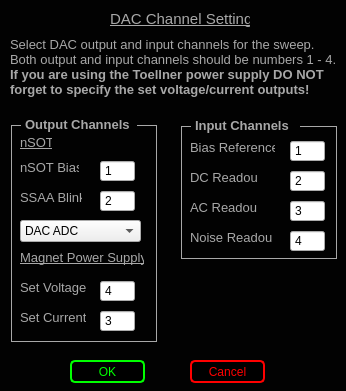
<?xml version="1.0" encoding="UTF-8"?>
<ui version="4.0">
 <class>Dialog</class>
 <widget class="QDialog" name="Dialog">
  <property name="geometry">
   <rect>
    <x>0</x>
    <y>0</y>
    <width>346</width>
    <height>391</height>
   </rect>
  </property>
  <property name="windowTitle">
   <string>DAC Channels</string>
  </property>
  <property name="styleSheet">
   <string notr="true">#Dialog{background-color: rgb(2, 2, 2);}</string>
  </property>
  <widget class="QLabel" name="label">
   <property name="geometry">
    <rect>
     <x>20</x>
     <y>160</y>
     <width>59</width>
     <height>16</height>
    </rect>
   </property>
   <property name="text">
    <string>&lt;html&gt;&lt;head/&gt;&lt;body&gt;&lt;p&gt;&lt;span style=&quot; font-size:10pt; color:#a8a8a8;&quot;&gt;nSOT Bias&lt;/span&gt;&lt;/p&gt;&lt;/body&gt;&lt;/html&gt;</string>
   </property>
  </widget>
  <widget class="QLabel" name="label_2">
   <property name="geometry">
    <rect>
     <x>190</x>
     <y>140</y>
     <width>85</width>
     <height>16</height>
    </rect>
   </property>
   <property name="text">
    <string>&lt;html&gt;&lt;head/&gt;&lt;body&gt;&lt;p&gt;&lt;span style=&quot; font-size:10pt; color:#a8a8a8;&quot;&gt;Bias Reference&lt;/span&gt;&lt;/p&gt;&lt;/body&gt;&lt;/html&gt;</string>
   </property>
  </widget>
  <widget class="QLabel" name="label_3">
   <property name="geometry">
    <rect>
     <x>190</x>
     <y>170</y>
     <width>67</width>
     <height>16</height>
    </rect>
   </property>
   <property name="text">
    <string>&lt;html&gt;&lt;head/&gt;&lt;body&gt;&lt;p&gt;&lt;span style=&quot; font-size:10pt; color:#a8a8a8;&quot;&gt;DC Readout&lt;/span&gt;&lt;/p&gt;&lt;/body&gt;&lt;/html&gt;</string>
   </property>
  </widget>
  <widget class="QLabel" name="label_4">
   <property name="geometry">
    <rect>
     <x>190</x>
     <y>200</y>
     <width>67</width>
     <height>16</height>
    </rect>
   </property>
   <property name="text">
    <string>&lt;html&gt;&lt;head/&gt;&lt;body&gt;&lt;p&gt;&lt;span style=&quot; font-size:10pt; color:#a8a8a8;&quot;&gt;AC Readout&lt;/span&gt;&lt;/p&gt;&lt;/body&gt;&lt;/html&gt;</string>
   </property>
  </widget>
  <widget class="QLabel" name="label_5">
   <property name="geometry">
    <rect>
     <x>190</x>
     <y>230</y>
     <width>82</width>
     <height>16</height>
    </rect>
   </property>
   <property name="text">
    <string>&lt;html&gt;&lt;head/&gt;&lt;body&gt;&lt;p&gt;&lt;span style=&quot; font-size:10pt; color:#a8a8a8;&quot;&gt;Noise Readout&lt;/span&gt;&lt;/p&gt;&lt;/body&gt;&lt;/html&gt;</string>
   </property>
  </widget>
  <widget class="QLabel" name="label_6">
   <property name="geometry">
    <rect>
     <x>20</x>
     <y>190</y>
     <width>62</width>
     <height>16</height>
    </rect>
   </property>
   <property name="text">
    <string>&lt;html&gt;&lt;head/&gt;&lt;body&gt;&lt;p&gt;&lt;span style=&quot; font-size:10pt; color:#a8a8a8;&quot;&gt;SSAA Blink&lt;/span&gt;&lt;/p&gt;&lt;/body&gt;&lt;/html&gt;</string>
   </property>
  </widget>
  <widget class="QLabel" name="label_7">
   <property name="geometry">
    <rect>
     <x>25</x>
     <y>117</y>
     <width>107</width>
     <height>16</height>
    </rect>
   </property>
   <property name="text">
    <string>&lt;html&gt;&lt;head/&gt;&lt;body&gt;&lt;p&gt;&lt;span style=&quot; font-size:10pt; font-weight:600; color:#a8a8a8;&quot;&gt;Output Channels&lt;/span&gt;&lt;/p&gt;&lt;/body&gt;&lt;/html&gt;</string>
   </property>
  </widget>
  <widget class="QLabel" name="label_8">
   <property name="geometry">
    <rect>
     <x>195</x>
     <y>117</y>
     <width>112</width>
     <height>18</height>
    </rect>
   </property>
   <property name="text">
    <string>&lt;html&gt;&lt;head/&gt;&lt;body&gt;&lt;p&gt;&lt;span style=&quot; font-size:10pt; font-weight:600; color:#a8a8a8;&quot;&gt;Input Channels&lt;/span&gt;&lt;/p&gt;&lt;/body&gt;&lt;/html&gt;</string>
   </property>
  </widget>
  <widget class="QPushButton" name="okDAC">
   <property name="geometry">
    <rect>
     <x>70</x>
     <y>360</y>
     <width>75</width>
     <height>23</height>
    </rect>
   </property>
   <property name="styleSheet">
    <string notr="true">QPushButton:pressed#okDAC{
color: rgb(95,107,166);
background-color:rgb(168,168,168);
border: 1px solid rgb(95,107,166);
border-radius: 5px
}

QPushButton#okDAC{
color: rgb(0,255,0);
background-color:rgb(0,0,0);
border: 2px solid rgb(0,255,0);
border-radius: 5px
}</string>
   </property>
   <property name="text">
    <string>OK</string>
   </property>
  </widget>
  <widget class="QPushButton" name="cancelDAC">
   <property name="geometry">
    <rect>
     <x>190</x>
     <y>360</y>
     <width>75</width>
     <height>23</height>
    </rect>
   </property>
   <property name="styleSheet">
    <string notr="true">QPushButton:pressed#cancelDAC{
color: rgb(95,107,166);
background-color:rgb(168,168,168);
border: 1px solid rgb(95,107,166);
border-radius: 5px
}

QPushButton#cancelDAC{
color: rgb(255,0, 0);
background-color:rgb(0,0,0);
border: 2px solid  rgb(255,0, 0);
border-radius: 5px
}</string>
   </property>
   <property name="text">
    <string>Cancel</string>
   </property>
  </widget>
  <widget class="QLabel" name="label_9">
   <property name="geometry">
    <rect>
     <x>10</x>
     <y>35</y>
     <width>330</width>
     <height>64</height>
    </rect>
   </property>
   <property name="text">
    <string>&lt;html&gt;&lt;head/&gt;&lt;body&gt;&lt;p align=&quot;justify&quot;&gt;&lt;span style=&quot; font-size:10pt; color:#a8a8a8;&quot;&gt;Select DAC output and input channels for the sweep. &lt;br/&gt;Both output and input channels should be numbers 1 - 4.&lt;br/&gt;&lt;/span&gt;&lt;span style=&quot; font-size:10pt; font-weight:600; color:#a8a8a8;&quot;&gt;If you are using the Toellner power supply DO NOT&lt;br/&gt;forget to specify the set voltage/current outputs!&lt;/span&gt;&lt;/p&gt;&lt;/body&gt;&lt;/html&gt;</string>
   </property>
  </widget>
  <widget class="QLabel" name="label_10">
   <property name="geometry">
    <rect>
     <x>110</x>
     <y>10</y>
     <width>140</width>
     <height>18</height>
    </rect>
   </property>
   <property name="text">
    <string>&lt;html&gt;&lt;head/&gt;&lt;body&gt;&lt;p&gt;&lt;span style=&quot; font-size:11pt; text-decoration: underline; color:#a8a8a8;&quot;&gt;DAC Channel Settings&lt;/span&gt;&lt;/p&gt;&lt;/body&gt;&lt;/html&gt;</string>
   </property>
  </widget>
  <widget class="QLabel" name="label_11">
   <property name="geometry">
    <rect>
     <x>20</x>
     <y>250</y>
     <width>124</width>
     <height>16</height>
    </rect>
   </property>
   <property name="text">
    <string>&lt;html&gt;&lt;head/&gt;&lt;body&gt;&lt;p&gt;&lt;span style=&quot; font-size:10pt; text-decoration: underline; color:#a8a8a8;&quot;&gt;Magnet Power Supply&lt;/span&gt;&lt;/p&gt;&lt;/body&gt;&lt;/html&gt;</string>
   </property>
  </widget>
  <widget class="QLabel" name="label_12">
   <property name="geometry">
    <rect>
     <x>20</x>
     <y>135</y>
     <width>32</width>
     <height>16</height>
    </rect>
   </property>
   <property name="text">
    <string>&lt;html&gt;&lt;head/&gt;&lt;body&gt;&lt;p&gt;&lt;span style=&quot; font-size:10pt; text-decoration: underline; color:#a8a8a8;&quot;&gt;nSOT&lt;/span&gt;&lt;/p&gt;&lt;/body&gt;&lt;/html&gt;</string>
   </property>
  </widget>
  <widget class="QLabel" name="label_13">
   <property name="geometry">
    <rect>
     <x>20</x>
     <y>310</y>
     <width>66</width>
     <height>16</height>
    </rect>
   </property>
   <property name="text">
    <string>&lt;html&gt;&lt;head/&gt;&lt;body&gt;&lt;p&gt;&lt;span style=&quot; font-size:10pt; color:#a8a8a8;&quot;&gt;Set Current&lt;/span&gt;&lt;/p&gt;&lt;/body&gt;&lt;/html&gt;</string>
   </property>
  </widget>
  <widget class="QLabel" name="label_14">
   <property name="geometry">
    <rect>
     <x>20</x>
     <y>280</y>
     <width>66</width>
     <height>16</height>
    </rect>
   </property>
   <property name="text">
    <string>&lt;html&gt;&lt;head/&gt;&lt;body&gt;&lt;p&gt;&lt;span style=&quot; font-size:10pt; color:#a8a8a8;&quot;&gt;Set Voltage&lt;/span&gt;&lt;/p&gt;&lt;/body&gt;&lt;/html&gt;</string>
   </property>
  </widget>
  <widget class="QSpinBox" name="biasOutChannel">
   <property name="geometry">
    <rect>
     <x>100</x>
     <y>160</y>
     <width>35</width>
     <height>22</height>
    </rect>
   </property>
   <property name="alignment">
    <set>Qt::AlignLeading|Qt::AlignLeft|Qt::AlignVCenter</set>
   </property>
   <property name="buttonSymbols">
    <enum>QAbstractSpinBox::NoButtons</enum>
   </property>
   <property name="minimum">
    <number>1</number>
   </property>
   <property name="maximum">
    <number>4</number>
   </property>
  </widget>
  <widget class="QSpinBox" name="blinkOutChannel">
   <property name="geometry">
    <rect>
     <x>100</x>
     <y>190</y>
     <width>35</width>
     <height>22</height>
    </rect>
   </property>
   <property name="buttonSymbols">
    <enum>QAbstractSpinBox::NoButtons</enum>
   </property>
   <property name="minimum">
    <number>1</number>
   </property>
   <property name="maximum">
    <number>4</number>
   </property>
   <property name="value">
    <number>2</number>
   </property>
  </widget>
  <widget class="QSpinBox" name="currentOutChannel">
   <property name="geometry">
    <rect>
     <x>100</x>
     <y>310</y>
     <width>35</width>
     <height>22</height>
    </rect>
   </property>
   <property name="buttonSymbols">
    <enum>QAbstractSpinBox::NoButtons</enum>
   </property>
   <property name="minimum">
    <number>1</number>
   </property>
   <property name="maximum">
    <number>4</number>
   </property>
   <property name="value">
    <number>3</number>
   </property>
  </widget>
  <widget class="QSpinBox" name="voltsOutChannel">
   <property name="geometry">
    <rect>
     <x>100</x>
     <y>280</y>
     <width>35</width>
     <height>22</height>
    </rect>
   </property>
   <property name="buttonSymbols">
    <enum>QAbstractSpinBox::NoButtons</enum>
   </property>
   <property name="minimum">
    <number>1</number>
   </property>
   <property name="maximum">
    <number>4</number>
   </property>
   <property name="value">
    <number>4</number>
   </property>
  </widget>
  <widget class="QSpinBox" name="biasInChannel">
   <property name="geometry">
    <rect>
     <x>290</x>
     <y>140</y>
     <width>35</width>
     <height>22</height>
    </rect>
   </property>
   <property name="alignment">
    <set>Qt::AlignLeading|Qt::AlignLeft|Qt::AlignVCenter</set>
   </property>
   <property name="buttonSymbols">
    <enum>QAbstractSpinBox::NoButtons</enum>
   </property>
   <property name="minimum">
    <number>1</number>
   </property>
   <property name="maximum">
    <number>4</number>
   </property>
  </widget>
  <widget class="QSpinBox" name="acInChannel">
   <property name="geometry">
    <rect>
     <x>290</x>
     <y>200</y>
     <width>35</width>
     <height>22</height>
    </rect>
   </property>
   <property name="buttonSymbols">
    <enum>QAbstractSpinBox::NoButtons</enum>
   </property>
   <property name="minimum">
    <number>1</number>
   </property>
   <property name="maximum">
    <number>4</number>
   </property>
   <property name="value">
    <number>3</number>
   </property>
  </widget>
  <widget class="QSpinBox" name="noiseInChannel">
   <property name="geometry">
    <rect>
     <x>290</x>
     <y>230</y>
     <width>35</width>
     <height>22</height>
    </rect>
   </property>
   <property name="buttonSymbols">
    <enum>QAbstractSpinBox::NoButtons</enum>
   </property>
   <property name="minimum">
    <number>1</number>
   </property>
   <property name="maximum">
    <number>4</number>
   </property>
   <property name="value">
    <number>4</number>
   </property>
  </widget>
  <widget class="QSpinBox" name="dcInChannel">
   <property name="geometry">
    <rect>
     <x>290</x>
     <y>170</y>
     <width>35</width>
     <height>22</height>
    </rect>
   </property>
   <property name="buttonSymbols">
    <enum>QAbstractSpinBox::NoButtons</enum>
   </property>
   <property name="minimum">
    <number>1</number>
   </property>
   <property name="maximum">
    <number>4</number>
   </property>
   <property name="value">
    <number>2</number>
   </property>
  </widget>
  <widget class="Line" name="line">
   <property name="geometry">
    <rect>
     <x>155</x>
     <y>125</y>
     <width>3</width>
     <height>217</height>
    </rect>
   </property>
   <property name="styleSheet">
    <string notr="true">#line{color: rgb(168,168,168)}</string>
   </property>
   <property name="frameShadow">
    <enum>QFrame::Plain</enum>
   </property>
   <property name="orientation">
    <enum>Qt::Vertical</enum>
   </property>
  </widget>
  <widget class="Line" name="line_2">
   <property name="geometry">
    <rect>
     <x>10</x>
     <y>125</y>
     <width>3</width>
     <height>217</height>
    </rect>
   </property>
   <property name="styleSheet">
    <string notr="true">#line_2{color: rgb(168,168,168)}</string>
   </property>
   <property name="frameShadow">
    <enum>QFrame::Plain</enum>
   </property>
   <property name="orientation">
    <enum>Qt::Vertical</enum>
   </property>
  </widget>
  <widget class="Line" name="line_3">
   <property name="geometry">
    <rect>
     <x>11</x>
     <y>340</y>
     <width>145</width>
     <height>3</height>
    </rect>
   </property>
   <property name="styleSheet">
    <string notr="true">#line_3{color: rgb(168,168,168)}</string>
   </property>
   <property name="frameShadow">
    <enum>QFrame::Plain</enum>
   </property>
   <property name="orientation">
    <enum>Qt::Horizontal</enum>
   </property>
  </widget>
  <widget class="Line" name="line_4">
   <property name="geometry">
    <rect>
     <x>11</x>
     <y>124</y>
     <width>10</width>
     <height>3</height>
    </rect>
   </property>
   <property name="styleSheet">
    <string notr="true">#line_4{color: rgb(168,168,168)}</string>
   </property>
   <property name="frameShadow">
    <enum>QFrame::Plain</enum>
   </property>
   <property name="orientation">
    <enum>Qt::Horizontal</enum>
   </property>
  </widget>
  <widget class="Line" name="line_5">
   <property name="geometry">
    <rect>
     <x>137</x>
     <y>124</y>
     <width>20</width>
     <height>3</height>
    </rect>
   </property>
   <property name="styleSheet">
    <string notr="true">#line_5
{color: rgb(168,168,168)}</string>
   </property>
   <property name="frameShadow">
    <enum>QFrame::Plain</enum>
   </property>
   <property name="orientation">
    <enum>Qt::Horizontal</enum>
   </property>
  </widget>
  <widget class="Line" name="line_6">
   <property name="geometry">
    <rect>
     <x>181</x>
     <y>125</y>
     <width>10</width>
     <height>3</height>
    </rect>
   </property>
   <property name="styleSheet">
    <string notr="true">#line_6{color: rgb(168,168,168)}</string>
   </property>
   <property name="frameShadow">
    <enum>QFrame::Plain</enum>
   </property>
   <property name="orientation">
    <enum>Qt::Horizontal</enum>
   </property>
  </widget>
  <widget class="Line" name="line_7">
   <property name="geometry">
    <rect>
     <x>181</x>
     <y>257</y>
     <width>156</width>
     <height>3</height>
    </rect>
   </property>
   <property name="styleSheet">
    <string notr="true">#line_7{color: rgb(168,168,168)}</string>
   </property>
   <property name="frameShadow">
    <enum>QFrame::Plain</enum>
   </property>
   <property name="orientation">
    <enum>Qt::Horizontal</enum>
   </property>
  </widget>
  <widget class="Line" name="line_8">
   <property name="geometry">
    <rect>
     <x>300</x>
     <y>125</y>
     <width>37</width>
     <height>3</height>
    </rect>
   </property>
   <property name="styleSheet">
    <string notr="true">#line_8
{color: rgb(168,168,168)}</string>
   </property>
   <property name="frameShadow">
    <enum>QFrame::Plain</enum>
   </property>
   <property name="orientation">
    <enum>Qt::Horizontal</enum>
   </property>
  </widget>
  <widget class="Line" name="line_9">
   <property name="geometry">
    <rect>
     <x>335</x>
     <y>126</y>
     <width>3</width>
     <height>133</height>
    </rect>
   </property>
   <property name="styleSheet">
    <string notr="true">#line_9{color: rgb(168,168,168)}</string>
   </property>
   <property name="frameShadow">
    <enum>QFrame::Plain</enum>
   </property>
   <property name="orientation">
    <enum>Qt::Vertical</enum>
   </property>
  </widget>
  <widget class="Line" name="line_10">
   <property name="geometry">
    <rect>
     <x>180</x>
     <y>126</y>
     <width>3</width>
     <height>133</height>
    </rect>
   </property>
   <property name="styleSheet">
    <string notr="true">#line_10{color: rgb(168,168,168)}</string>
   </property>
   <property name="frameShadow">
    <enum>QFrame::Plain</enum>
   </property>
   <property name="orientation">
    <enum>Qt::Vertical</enum>
   </property>
  </widget>
  <widget class="QComboBox" name="comboBox_blinkDevice">
   <property name="geometry">
    <rect>
     <x>20</x>
     <y>220</y>
     <width>121</width>
     <height>22</height>
    </rect>
   </property>
   <item>
    <property name="text">
     <string>DAC ADC</string>
    </property>
   </item>
  </widget>
 </widget>
 <resources/>
 <connections/>
</ui>
